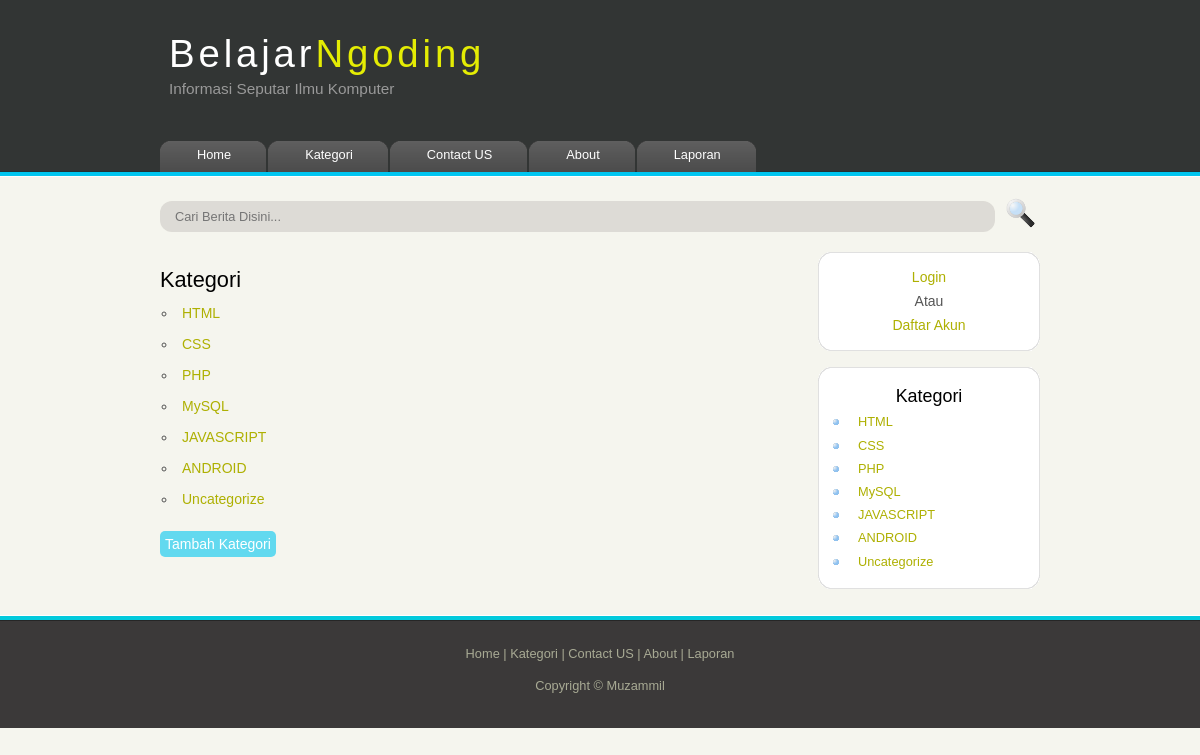
The app's page /category.php with its own data.
### tables this page shows
CREATE TABLE `kategori` (
  `no` int(11) NOT NULL,
  `nama_kategori` varchar(30) NOT NULL
);

### function/kategori.php (called while the page is built, shortened)
<?php
function tampilkan_kategori(){
  $query = "SELECT * from kategori";
  return result($query);
}
?>

### function/blog.php (called while the page is built, shortened)
<?php
function result($query){
  global $link;
  if($result = mysqli_query($link,$query) or die ('gagal tampil data')){
    return $result;
  }
}
?>

### category.php (the view, shortened to what this page needs)
<?php
$tampil_kategori = tampilkan_kategori();
require "template/header.php";
require "template/sidebar.php";
?>
<h1>Kategori</h1>
<ul>
  <?php while($row = mysqli_fetch_assoc($tampil_kategori)):?>
    <li style="font-size:14px;"><a href="view.php?cat=<?= $row['nama_kategori']; ?>"><?= $row['nama_kategori']; ?></a>
      <?php if($login == true): ?>
        <?php if($super_user == true): ?><a id="hapus_kategori" href="delete_cat.php?id=<?= $row['no'];?>">hapus</a><?php endif; ?>
          <a id="edit_kategori" href="edit_cat.php?id=<?= $row['no'];?>">edit</a>
      <?php endif; ?></li>
  <?php endwhile; ?>
</ul>
<a href="add_category.php" id="tambah_kategori">Tambah Kategori</a>
</div>
<?php
require "template/footer.php";
?>

### template/sidebar.php
 <div id="site_content">
   <form method="get" action="search.php" id="search_form">
     <input class="search" type="text" name="cari" value="" placeholder="Cari Berita Disini..."/>
     <input name="search" type="image" style="border: 0; margin: 0 0 -9px 5px;" src="template/style/search.png" alt="Search" title="Search" />
</form>
   <div id="sidebar_container">
     <div class="sidebar">
       <div class="sidebar_top"></div>
       <div class="sidebar_item">
         <?php if($login == true): ?>
           <p id="login">
             selamat datang <?= $_SESSION['user']; ?><br>
             <a href="logout.php">Logout</a>
           </p>
         <?php else: ?>
           <p id="login">
             <a href="login.php">Login</a><br>
             atau <br>
             <a href="register.php">Daftar Akun</a>
           </p>
         <?php endif; ?>
       </div>
       <div class="sidebar_base"></div>
     </div>
     <div class="sidebar">
       <div class="sidebar_top"></div>
       <div class="sidebar_item">
         <h3>Kategori</h3>
         <ul>
           <?php while($row = mysqli_fetch_assoc($kategori)):?>
             <li><a href="view.php?cat=<?= $row['nama_kategori']; ?>"><?= $row['nama_kategori']; ?></a></li>
           <?php endwhile; ?>
         </ul>
       </div>
       <div class="sidebar_base"></div>
     </div>
   </div>

### template/style/style.css (style rules this page uses)
html { height: 100%; }
* { margin: 0; padding: 0; }
body { font: normal .80em 'trebuchet ms', arial, sans-serif; background: #F5F5EE; color: #555; }
p { padding: 0 0 15px 0; line-height: 1.7em; }
h1, h2, h3, h4, h5, h6 { color: #362C20; letter-spacing: 0em; padding: 0 0 5px 0; }
h1, h2, h3 { font: normal 170% 'century gothic', arial; margin: 0 0 5px 0; padding: 15px 0 5px 0; color: #000; }
h3 { font-size: 140%; padding: 5px 0 0 0; }
a, a:hover { outline: none; text-decoration: none; color: #AEB002; }
ul { margin: 2px 0 22px 17px; }
ul li { list-style-type: circle; margin: 0 0 6px 0; padding: 0 0 4px 5px; line-height: 1.5em; }
#main, #logo, #menubar, #site_content, #footer { margin-left: auto; margin-right: auto; }
#site_content { width: 880px; overflow: hidden; margin: 20px auto 0 auto; padding: 0 0 10px 0; }
#sidebar_container { float: right; width: 224px; }
.sidebar_top { width: 222px; height: 14px; background: transparent url(side_top.png) no-repeat; }
.sidebar_base { width: 222px; height: 14px; background: url(side_base.png) no-repeat; }
.sidebar { float: right; width: 222px; padding: 0; margin: 0 0 16px 0; }
.sidebar_item { background: url(side_back.png) repeat-y; padding: 0 15px; width: 192px; }
.sidebar h3 { text-align: center; }
.sidebar li a { list-style: none; }
.sidebar ul { margin: 0; }
#login { text-align: center; padding: 0 0 0 0; font-size: 14px; text-transform: capitalize; }
#content ul li, .sidebar ul li { list-style-type: none; background: url(bullet.png) no-repeat; margin: 0 0 0 0; padding: 0 0 4px 25px; line-height: 1.5em; }
form { margin-bottom: 20px; }
.search { width:805px; padding:8px 15px; background:rgba(125, 117, 117, 0.2); border:0px solid #dbdbdb; border-radius: 12px; font: 100% arial, sans-serif; }
#tambah_kategori { background-color: rgba(0, 198, 240,0.6); color: white; text-align: center; font-size: 14px; width: 120px; padding: 5px 5px; text-decoration: none; border-radius: 5px; }

### records on screen
kategori: nama_kategori "HTML"
kategori: nama_kategori "CSS"
kategori: nama_kategori "PHP"
kategori: nama_kategori "MySQL"
kategori: nama_kategori "JAVASCRIPT"
kategori: nama_kategori "ANDROID"
kategori: nama_kategori "Uncategorize"
